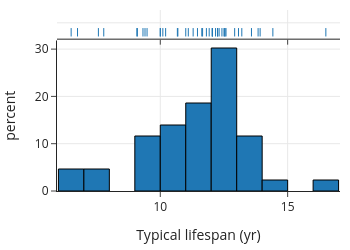

The code cell stored with this chart in its notebook:
### Markdown cell above
The histogram is a familiar type of plot that uses smoothing.
A histogram aggregates data values by putting points into bins and plotting one bar for each bin.
Smoothing here means that we cannot differentiate the location of individual points in a bin: the points are smoothly allocated across their bins.
With histograms, the area of a bin corresponds to the percentage (or count or proportion) of points in the bin.
(Often the bins are equal in width, and we take a shortcut to label the height of a bin as the proportion.)

The following histogram plots the distribution of lifespans for dog breeds:

### Code cell
fig = px.histogram(dogs, x="longevity", marginal="rug", nbins=20,
    labels={"longevity": "Typical lifespan (yr)"}, histnorm="percent",
    width=350, height=250)
fig.update_traces(marker_line_width=1, marker_line_color="black")
fig.show()

### Figure 1 — Plotly figure (JSON) as saved in the notebook; plotly's stock layout.template omitted (floating-point values rounded to 4 significant figures)
{"data": [{"alignmentgroup": "True", "bingroup": "x", "histnorm": "percent", "hovertemplate": "Typical lifespan (yr)=%{x}<br>percent=%{y}<extra></extra>", "legendgroup": "", "marker": {"color": "#1F77B4", "line": {"color": "black", "width": 1}, "pattern": {"shape": ""}}, "name": "", "nbinsx": 20, "offsetgroup": "", "orientation": "v", "showlegend": false, "type": "histogram", "x": [12.92, 13.84, 11.66, 12.5, 12.53, 12.58, 13.92, 11.81, 16.5, 12.54, 11.46, 12.42, 14.42, 12.04, 12.25, 13.2, 11.63, 12.04, 9.48, 12.31, 11.1, 11, 13.07, 10.1, 11.29, 13.58, 12.05, 12.25, 10, 12.17, 10, 10.69, 9.4, 11.92, 9.32, 9.1, 9.08, 10.21, 10.67, 6.75, 7.57, 6.5, 7.78], "xaxis": "x", "yaxis": "y"}, {"alignmentgroup": "True", "boxpoints": "all", "fillcolor": "rgba(255,255,255,0)", "hoveron": "points", "hovertemplate": "Typical lifespan (yr)=%{x}<extra></extra>", "jitter": 0, "legendgroup": "", "line": {"color": "rgba(255,255,255,0)"}, "marker": {"color": "#1F77B4", "line": {"color": "black", "width": 1}, "symbol": "line-ns-open"}, "name": "", "offsetgroup": "", "showlegend": false, "type": "box", "x": [12.92, 13.84, 11.66, 12.5, 12.53, 12.58, 13.92, 11.81, 16.5, 12.54, 11.46, 12.42, 14.42, 12.04, 12.25, 13.2, 11.63, 12.04, 9.48, 12.31, 11.1, 11, 13.07, 10.1, 11.29, 13.58, 12.05, 12.25, 10, 12.17, 10, 10.69, 9.4, 11.92, 9.32, 9.1, 9.08, 10.21, 10.67, 6.75, 7.57, 6.5, 7.78], "xaxis": "x2", "yaxis": "y2"}], "layout": {"barmode": "relative", "height": 250, "legend": {"tracegroupgap": 0}, "width": 350, "xaxis": {"anchor": "y", "autorange": true, "domain": [0, 1], "range": [5.944, 17.06], "title": {"text": "Typical lifespan (yr)"}, "type": "linear"}, "xaxis2": {"anchor": "y2", "autorange": true, "domain": [0, 1], "matches": "x", "range": [5.944, 17.06], "showticklabels": false, "type": "linear"}, "yaxis": {"anchor": "x", "autorange": true, "domain": [0, 0.8316], "range": [0, 31.82], "title": {"text": "percent"}}, "yaxis2": {"anchor": "x2", "autorange": true, "domain": [0.8416, 1], "matches": "y2", "range": [-0.6169, 0.5], "showline": false, "showticklabels": false, "ticks": "", "type": "category"}}}
